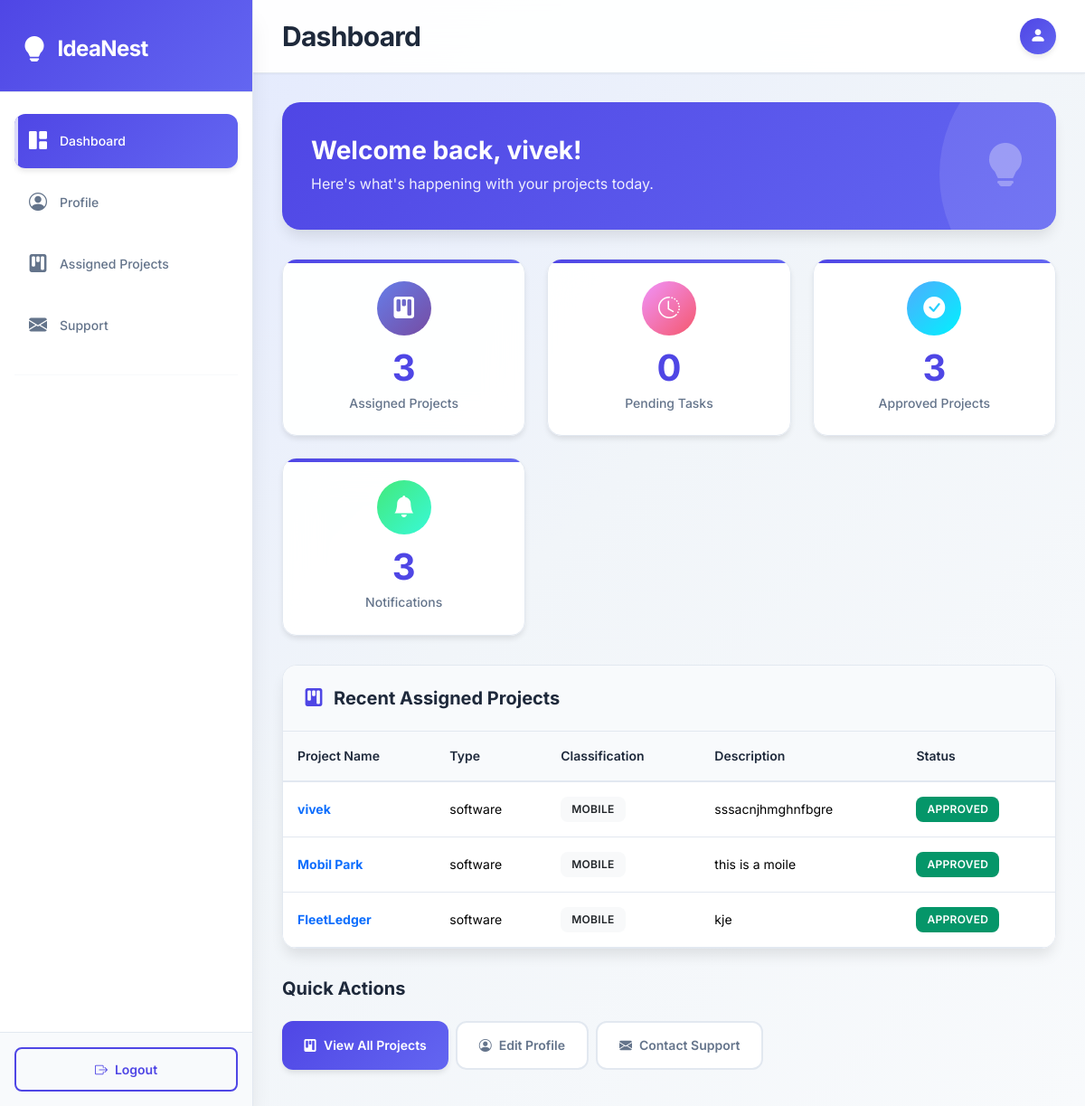
The page /Admin/subadmin/dashboard.php (signed in) on the database as committed earlier.
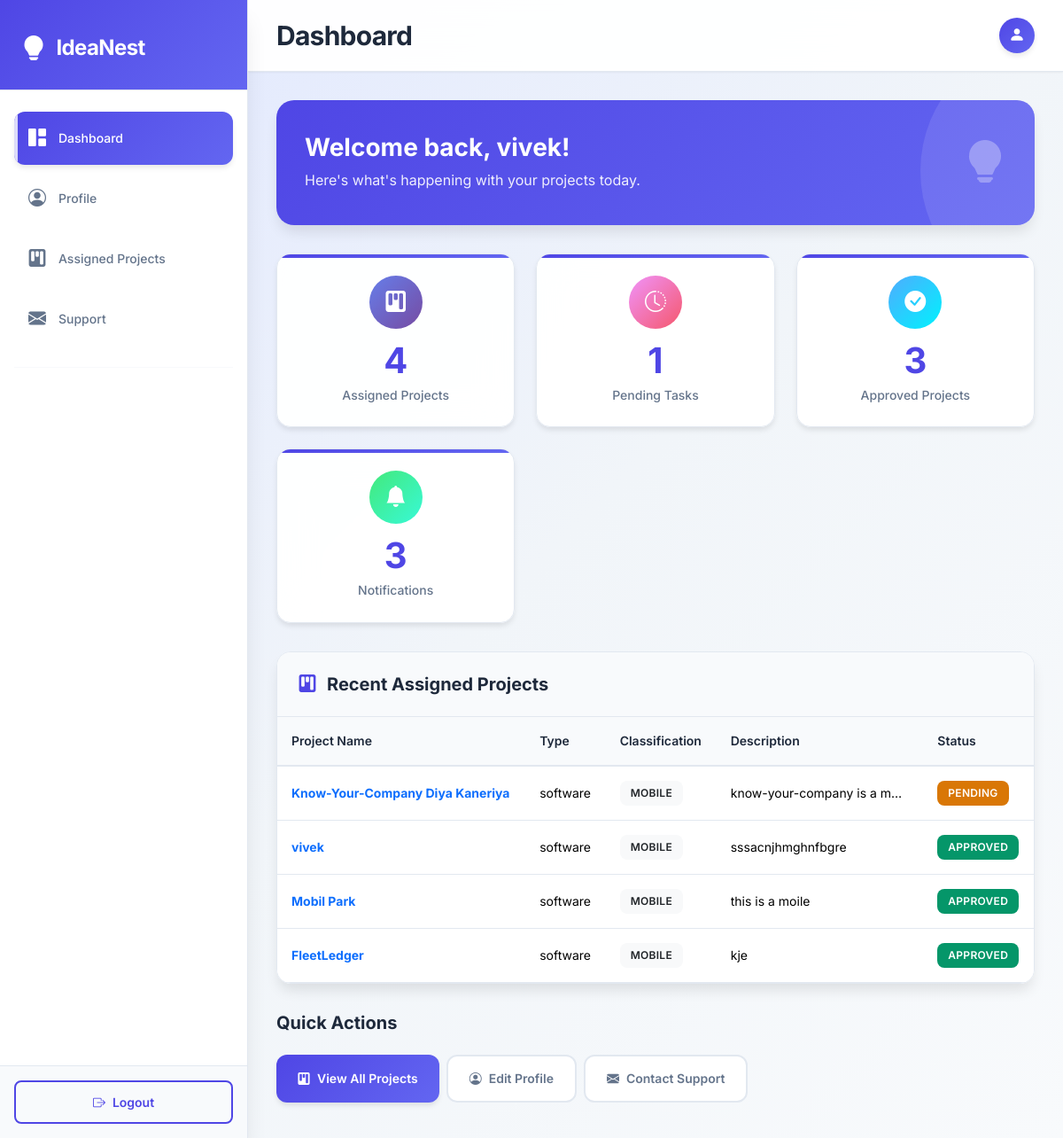
The same page on the database as committed later.
### tables this page shows
CREATE TABLE `subadmins` (
                             `id` int(11) NOT NULL,
                             `email` varchar(255) NOT NULL,
                             `password` varchar(255) NOT NULL,
                             `name` varchar(100) DEFAULT NULL,
                             `domain` varchar(100) DEFAULT NULL,
                             `profile_complete` tinyint(1) DEFAULT 0,
                             `software_classification` varchar(100) DEFAULT NULL,
                             `hardware_classification` varchar(100) DEFAULT NULL,
                             `status` enum('active','inactive') DEFAULT 'active',
                             `created_at` timestamp NOT NULL DEFAULT current_timestamp(),
                             `last_login` timestamp NULL DEFAULT NULL
);

CREATE TABLE `projects` (
                            `id` int(5) NOT NULL,
                            `user_id` int(15) NOT NULL,
                            `project_name` varchar(255) NOT NULL,
                            `project_type` varchar(50) NOT NULL,
                            `classification` varchar(100) DEFAULT NULL,
                            `project_category` varchar(100) DEFAULT NULL,
                            `difficulty_level` enum('beginner','intermediate','advanced','expert') DEFAULT NULL,
                            `development_time` varchar(50) DEFAULT NULL,
                            `team_size` varchar(50) DEFAULT NULL,
                            `target_audience` text DEFAULT NULL,
                            `project_goals` text DEFAULT NULL,
                            `challenges_faced` text DEFAULT NULL,
                            `future_enhancements` text DEFAULT NULL,
                            `github_repo` varchar(255) DEFAULT NULL,
                            `live_demo_url` varchar(255) DEFAULT NULL,
                            `project_license` varchar(100) DEFAULT NULL,
                            `keywords` varchar(500) DEFAULT NULL,
                            `contact_email` varchar(255) DEFAULT NULL,
                            `social_links` text DEFAULT NULL,
                            `description` text NOT NULL,
                            `language` varchar(100) NOT NULL,
                            `image_path` varchar(255) DEFAULT NULL,
                            `video_path` varchar(255) DEFAULT NULL,
                            `code_file_path` varchar(255) DEFAULT NULL,
                            `instruction_file_path` varchar(255) DEFAULT NULL,
                            `presentation_file_path` varchar(255) DEFAULT NULL,
                            `additional_files_path` varchar(255) DEFAULT NULL,
                            `submission_date` timestamp NULL DEFAULT current_timestamp(),
                            `status` enum('pending','approved','rejected') NOT NULL DEFAULT 'pending'
);

### Admin/subadmin/dashboard.php (the view, shortened to what this page needs)
<?php
include_once "../../Login/Login/db.php";
include_once "sidebar_subadmin.php";
$subadmin_id = $_SESSION['subadmin_id'];
$stmt = $conn->prepare("SELECT email, name FROM subadmins WHERE id = ?");
$stmt->bind_param("i", $subadmin_id);
$stmt->execute();
$stmt->bind_result($email, $name);
$stmt = $conn->prepare("SELECT software_classification, hardware_classification FROM subadmins WHERE id = ?");
$stmt->bind_param("i", $subadmin_id);
$stmt->execute();
$stmt->bind_result($software_classification, $hardware_classification);
$stmt = $conn->prepare("SELECT COUNT(*) FROM projects WHERE classification = ? OR classification = ?");
$stmt->bind_param("ss", $software_classification, $hardware_classification);
$stmt->execute();
$stmt->bind_result($assigned_projects_count);
$stmt = $conn->prepare("SELECT COUNT(*) FROM projects WHERE (classification = ? OR classification = ?) AND status = 'pending'");
$stmt->bind_param("ss", $software_classification, $hardware_classification);
$stmt->execute();
$stmt->bind_result($pending_tasks_count);
$stmt = $conn->prepare("SELECT COUNT(*) FROM projects WHERE (classification = ? OR classification = ?) AND status = 'approved'");
$stmt->bind_param("ss", $software_classification, $hardware_classification);
$stmt->execute();
$stmt->bind_result($approved_projects_count);
$stmt = $conn->prepare("SELECT id, project_name, project_type, classification, description, status FROM projects WHERE classification = ? OR classification = ? ORDER BY id DESC LIMIT 5");
$stmt->bind_param("ss", $software_classification, $hardware_classification);
$stmt->execute();
$result = $stmt->get_result();
$notifications_count = 3;
?>
  <link rel="stylesheet" href="../../assets/css/subadmin_dashboard.css">
    <div class="welcome-card">
        <div class="welcome-content">
            <div class="d-flex align-items-center justify-content-between">
                <div>
                    <h2 class="welcome-title">Welcome back, <?php echo htmlspecialchars($name); ?>!</h2>
                    <p class="welcome-subtitle mb-0">Here's what's happening with your projects today.</p>
                </div>
                <div class="d-none d-md-block">
                    <i class="bi bi-lightbulb-fill" style="font-size: 3rem; opacity: 0.3;"></i>
                </div>
            </div>
        </div>
    </div>
    <div class="stats-grid">
        <div class="stat-card">
            <div class="stat-icon projects">
                <i class="bi bi-kanban-fill"></i>
            </div>
            <div class="stat-number"><?php echo $assigned_projects_count; ?></div>
            <div class="stat-label">Assigned Projects</div>
        </div>
        <div class="stat-card">
            <div class="stat-icon pending">
                <i class="bi bi-clock-history"></i>
            </div>
            <div class="stat-number"><?php echo $pending_tasks_count; ?></div>
            <div class="stat-label">Pending Tasks</div>
        </div>
        <div class="stat-card">
            <div class="stat-icon approved">
                <i class="bi bi-check-circle-fill"></i>
            </div>
            <div class="stat-number"><?php echo $approved_projects_count; ?></div>
            <div class="stat-label">Approved Projects</div>
        </div>
        <div class="stat-card">
            <div class="stat-icon notifications">
                <i class="bi bi-bell-fill"></i>
            </div>
            <div class="stat-number"><?php echo $notifications_count; ?></div>
            <div class="stat-label">Notifications</div>
        </div>
    </div>
    <div class="projects-table-card">
        <div class="card-header">
            <h5 class="card-title">
                <i class="bi bi-kanban-fill"></i>
                Recent Assigned Projects
            </h5>
        </div>
        <?php if ($result->num_rows > 0): ?>
            <div class="table-responsive">
                <table class="table table-hover align-middle mb-0">
                    <thead>
                    <tr>
                        <th>Project Name</th>
                        <th>Type</th>
                        <th>Classification</th>
                        <th>Description</th>
                        <th>Status</th>
                    </tr>
                    </thead>
                    <tbody>
                    <?php while($row = $result->fetch_assoc()): ?>
                        <tr>
                            <td>
                                <div class="fw-bold text-primary"><?php echo htmlspecialchars($row['project_name']); ?></div>
                            </td>
                            <td><?php echo htmlspecialchars($row['project_type']); ?></td>
                            <td>
                                <span class="badge bg-light text-dark"><?php echo htmlspecialchars($row['classification']); ?></span>
                            </td>
                            <td>
                                <div style="max-width: 200px;" class="text-truncate">
                                    <?php echo htmlspecialchars($row['description']); ?>
                                </div>
                            </td>
                            <td>
                                <span class="badge bg-<?php
                                echo $row['status'] == 'approved' ? 'success' :
                                        ($row['status'] == 'pending' ? 'warning' : 'danger');
                                ?>">
                                    <?php echo ucfirst($row['status']); ?>
                                </span>
                            </td>
                        </tr>
                    <?php endwhile; ?>
                    </tbody>
                </table>
            </div>
        <?php endif; ?>
    </div>
    <div class="quick-actions">
        <h5 class="mb-3" style="color: var(--text-primary); font-weight: 700;">Quick Actions</h5>
        <div class="d-flex flex-wrap">
            <a href="assigned_projects.php" class="action-button action-primary">
                <i class="bi bi-kanban-fill"></i>
                View All Projects
            </a>
            <a href="profile.php" class="action-button action-outline">
                <i class="bi bi-person-circle"></i>
                Edit Profile
            </a>
            <a href="support.php" class="action-button action-outline">
                <i class="bi bi-envelope-fill"></i>
                Contact Support
            </a>
        </div>
    </div>
<?php
$content = ob_get_clean();
renderLayout("Dashboard", $content, "dashboard");
?>

### Admin/subadmin/sidebar_subadmin.php (shortened to what this page needs)
<?php
function renderLayout($title, $content, $activePage = '') {
    ?>
    <!DOCTYPE html>
    <html lang="en">
    <head>
        <link href="https://cdn.jsdelivr.net/npm/bootstrap@5.3.2/dist/css/bootstrap.min.css" rel="stylesheet">
        <link rel="stylesheet" href="https://cdn.jsdelivr.net/npm/bootstrap-icons@1.11.1/font/bootstrap-icons.css">
        <link rel="stylesheet" href="../../assets/css/sidebar_subadmin.css">
    </head>
    <body>
    <div class="sidebar" id="sidebar">
        <div class="sidebar-header">
            <a href="#" class="sidebar-brand">
                <i class="bi bi-lightbulb-fill"></i>
                <span>IdeaNest</span>
            </a>
        </div>
        <div class="sidebar-content">
            <ul class="sidebar-menu">
                <li class="sidebar-item">
                    <a href="dashboard.php" class="sidebar-link <?php echo $activePage === 'dashboard' ? 'active' : ''; ?>">
                        <i class="bi bi-grid-1x2-fill"></i>
                        <span>Dashboard</span>
                    </a>
                </li>
                <li class="sidebar-item">
                    <a href="profile.php" class="sidebar-link <?php echo $activePage === 'profile' ? 'active' : ''; ?>">
                        <i class="bi bi-person-circle"></i>
                        <span>Profile</span>
                    </a>
                </li>
                <li class="sidebar-item">
                    <a href="assigned_projects.php" class="sidebar-link <?php echo $activePage === 'projects' ? 'active' : ''; ?>">
                        <i class="bi bi-kanban-fill"></i>
                        <span>Assigned Projects</span>
                    </a>
                </li>
                <li class="sidebar-item">
                    <a href="support.php" class="sidebar-link <?php echo $activePage === 'support' ? 'active' : ''; ?>">
                        <i class="bi bi-envelope-fill"></i>
                        <span>Support</span>
                    </a>
                </li>
            </ul>
            <hr class="sidebar-divider">
        </div>
        <div class="sidebar-footer">
            <a href="../../Login/Login/logout.php" class="btn btn-outline-primary w-100 d-flex align-items-center justify-content-center">
                <i class="bi bi-box-arrow-right me-2"></i>
                <span>Logout</span>
            </a>
        </div>
    </div>
    <div class="main-content">
        <div class="topbar">
            <h1 class="page-title"><?php echo htmlspecialchars($title); ?></h1>
            <div class="topbar-actions">
                <div class="dropdown">
                    <div class="user-avatar" data-bs-toggle="dropdown" aria-expanded="false">
                        <i class="bi bi-person-fill"></i>
                    </div>
                </div>
            </div>
        </div>
        <div class="content-area">
            <?php echo $content; ?>
        </div>
    </div>
    </body>
    </html>
    <?php
}
?>

### assets/css/sidebar_subadmin.css (style rules this page uses)
:root { --primary-color: #4f46e5; --primary-light: #6366f1; --primary-dark: #3730a3; --secondary-color: #64748b; --success-color: #059669; --warning-color: #d97706; --danger-color: #dc2626; --light-bg: #f8fafc; --card-bg: rgba(255, 255, 255, 0.95); --sidebar-bg: rgba(255, 255, 255, 0.98); --text-primary: #1e293b; --text-secondary: #64748b; --border-color: #e2e8f0; --shadow-sm: 0 1px 2px 0 rgba(0, 0, 0, 0.05); --shadow-md: 0 4px 6px -1px rgba(0, 0, 0, 0.1); --shadow-lg: 0 10px 15px -3px rgba(0, 0, 0, 0.1); --shadow-xl: 0 20px 25px -5px rgba(0, 0, 0, 0.1); }
* { margin: 0; padding: 0; box-sizing: border-box; }
body { font-family: 'Inter', -apple-system, BlinkMacSystemFont, sans-serif; background: linear-gradient(135deg, #e0e7ff 0%, #f1f5f9 50%, #f8fafc 100%); color: var(--text-primary); min-height: 100vh; font-size: 14px; line-height: 1.6; }
.sidebar { position: fixed; top: 0; left: 0; bottom: 0; width: 280px; background: var(--sidebar-bg); backdrop-filter: blur(20px); border-right: 1px solid var(--border-color); z-index: 1000; transition: all 0.3s cubic-bezier(0.4, 0, 0.2, 1); display: flex; flex-direction: column; box-shadow: var(--shadow-xl); }
.sidebar-header { padding: 2rem 1.5rem 1.5rem; border-bottom: 1px solid var(--border-color); background: linear-gradient(135deg, var(--primary-color) 0%, var(--primary-light) 100%); color: white; }
.sidebar-brand { display: flex; align-items: center; font-size: 1.5rem; font-weight: 700; color: white; text-decoration: none; letter-spacing: -0.025em; }
.sidebar-brand i { margin-right: 0.75rem; font-size: 1.75rem; }
.sidebar-content { flex: 1; padding: 1.5rem 1rem; overflow-y: auto; }
.sidebar-menu { list-style: none; margin: 0; padding: 0; }
.sidebar-item { margin-bottom: 0.5rem; }
.sidebar-link { display: flex; align-items: center; padding: 0.875rem 1rem; color: var(--text-secondary); text-decoration: none; border-radius: 0.75rem; font-weight: 500; font-size: 14px; transition: all 0.2s cubic-bezier(0.4, 0, 0.2, 1); position: relative; overflow: hidden; }
.sidebar-link i { margin-right: 0.875rem; font-size: 1.25rem; width: 20px; text-align: center; }
.sidebar-link.active { background: linear-gradient(135deg, var(--primary-color) 0%, var(--primary-light) 100%); color: white; box-shadow: var(--shadow-md); }
.sidebar-link.active::before { content: ''; position: absolute; left: 0; top: 0; bottom: 0; width: 4px; background: rgba(255, 255, 255, 0.8); border-radius: 0 4px 4px 0; }
.sidebar-divider { margin: 1.5rem 0; border: 0; border-top: 1px solid var(--border-color); }
.sidebar-footer { padding: 1rem; border-top: 1px solid var(--border-color); background: var(--light-bg); }
.main-content { margin-left: 280px; min-height: 100vh; transition: all 0.3s cubic-bezier(0.4, 0, 0.2, 1); }
.topbar { background: var(--card-bg); backdrop-filter: blur(20px); border-bottom: 1px solid var(--border-color); padding: 1.25rem 2rem; display: flex; align-items: center; justify-content: between; position: sticky; top: 0; z-index: 900; box-shadow: var(--shadow-sm); }
.page-title { font-size: 1.875rem; font-weight: 700; color: var(--text-primary); margin: 0; letter-spacing: -0.025em; }
.topbar-actions { margin-left: auto; display: flex; align-items: center; gap: 1rem; }
.user-avatar { width: 40px; height: 40px; border-radius: 50%; background: linear-gradient(135deg, var(--primary-color) 0%, var(--primary-light) 100%); display: flex; align-items: center; justify-content: center; color: white; font-size: 1.125rem; font-weight: 600; cursor: pointer; transition: all 0.2s; box-shadow: var(--shadow-md); }
.content-area { padding: 2rem; }
.btn { font-weight: 600; padding: 0.75rem 1.5rem; border-radius: 0.5rem; font-size: 14px; transition: all 0.2s; border: none; }
.btn-outline-primary { border: 2px solid var(--primary-color); color: var(--primary-color); background: transparent; }

Rows that differ between the two databases and show on the page:
added projects: project_name "Know-Your-Company Diya Kaneriya", project_type "software", classification "MOBILE", description "know-your-company is a m…", status "PENDING"
Other text that changed with them:
$assigned_projects_count: "3" → "4"
$pending_tasks_count: "0" → "1"
